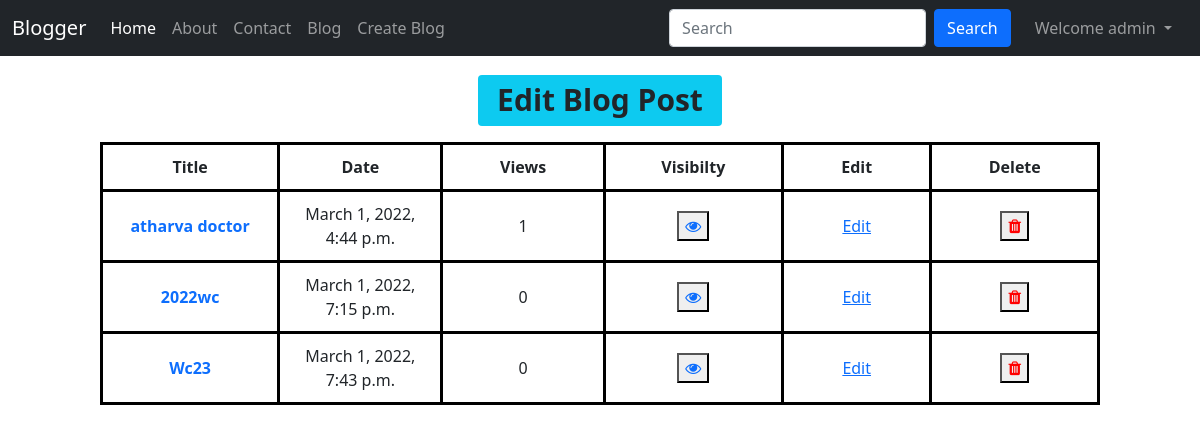
Screenshot of /blog/blogEdit (signed in) with the database file from the repository.
### blog/models.py (models this page shows, shortened)
class Post(models.Model):
    sno = models.AutoField(primary_key=True)
    title = models.CharField(max_length=255)
    content = models.TextField()
    author = models.CharField(max_length=20)
    slug = models.CharField(max_length=130)
    views = models.IntegerField(default=0)
    timestamp = models.DateTimeField(blank=True)
    visibility = models.IntegerField(default=1)

### blog/views.py (the view)
# urls.py: path('blogEdit', views.blogEdit, name="blogEdit"),
def blogEdit(request):
    uname = request.user.first_name + " " + request.user.last_name
    pt = Post.objects.filter(author=uname)
    context = {
        'pt': pt
    }
    return render(request, "blog/blogEdit.html", context)

### templates/blog/blogEdit.html (shortened to what this page needs)
{% extends 'base.html' %}
{% block body %}
<div class="col d-flex justify-content-center">
    <h1 class="text-center mb-3 my-3" style="margin: 10px;"><span class="badge bg-info text-dark">Edit Blog Post</span></h1>
</div>
<div class="col d-flex justify-content-center">
    <table>
        <thead>
            <tr>
                <th>Title</th>
                <th>Date</th>
                <th>Views</th>
                <th>Visibilty</th>
                <th>Edit</th>
                <th>Delete</th>
            </tr>
        </thead>
        <tbody>
            <tr>
                {% for i in pt %}
                <td><a href="/blog/{{i.slug}}" style="text-decoration:none; font-weight:bold;">{{i.title}}</a></td>
                <td>{{i.timestamp }}</td>
                <td>{{i.views}}</td>
                <td>
                    <button id="eyeb" ><a id="eyee" href="visible"><i class="fa fa-eye" ></i></a></button>
                </td>
                <td><a href="Edit/{{i.sno}}">Edit</a></td>
                <td><button><a href="delete/{{i.sno}}"><i class="fa fa-trash" style="color:red;"></i></a></button></td>
            </tr>
            {% endfor %}
        </tbody>
    </table>
</div>
{% endblock body %}

### templates/base.html (shortened to what this page needs)
<!doctype html>
<html lang="en">
<head>
  <link href="https://cdn.jsdelivr.net/npm/bootstrap@5.1.3/dist/css/bootstrap.min.css" rel="stylesheet"
>
  <link rel="stylesheet" href="https://cdnjs.cloudflare.com/ajax/libs/font-awesome/4.7.0/css/font-awesome.min.css">
</head>
<body>
  <nav class="navbar navbar-expand-lg navbar-dark bg-dark">
    <div class="container-fluid">
      <a class="navbar-brand" href="/">Blogger</a>
      <div class="collapse navbar-collapse" id="navbarSupportedContent">
        <ul class="navbar-nav me-auto mb-2 mb-lg-0">
          <li class="nav-item {% block homeactive %} {% endblock homeactive %}">
            <a class="nav-link active" aria-current="page" href="/">Home</a>
          </li>
          <li class="nav-item {% block aboutactive %} {% endblock aboutactive %}">
            <a class="nav-link" href="/about">About</a>
          </li>
          <li class="nav-item {% block contactactive %} {% endblock contactactive %}">
            <a class="nav-link" href="/contact">Contact</a>
          </li>
          <li class="nav-item {% block blogactive %} {% endblock blogactive %}">
            <a class="nav-link" href="/blog">Blog</a>
          </li>
          {% if user.is_authenticated %}
          <li class="nav-item">
            <a class="nav-link" href="blogCreate">Create Blog</a>
          </li>
          {% endif %}
        </ul>
        <form method="get" action="/search" class="d-flex my-2 my-lg-0 mx-3">
          <input class="form-control me-2" type="search" placeholder="Search" aria-label="Search" name="query"
            id="query">
          <button class="btn btn-primary " type="submit">Search</button>
        </form>
        {% if user.is_authenticated %}
        <ul class="navbar-nav ml-auto me-2">
          <li class="nav-item dropdown">
            <a class="nav-link dropdown-toggle" href="#" id="navbarDropdown" role="button" data-bs-toggle="dropdown" aria-expanded="false">
              Welcome {{request.user}}
            </a>
          </li>
        </ul>
        {% endif %}
      </div>
    </div>
  </nav>
  {% block body %}{% endblock body %}
</body>
</html>

### rows the page displays
Post: title "atharva doctor", timestamp "March 1, 2022, 4:44 p.m.", views "1"
Post: title "2022wc", timestamp "March 1, 2022, 7:15 p.m.", views "0"
Post: title "Wc23", timestamp "March 1, 2022, 7:43 p.m.", views "0"

### other values shown
{{ request.user }} "admin"
